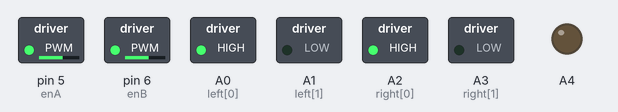
This sketch was run on a simulated Arduino Uno, built with avr-gcc and run on an emulated ATmega328P. Parts: switched loads named in the sketch (green lamp = pin HIGH), output pins drawn as LEDs (lit = HIGH). What the sketch prints to the serial monitor is not drawn.

Above: at 0.05 s.
At 0.45 s:
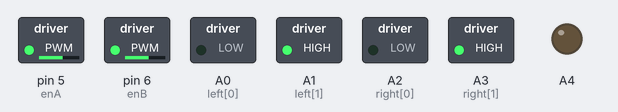
At 0.85 s:
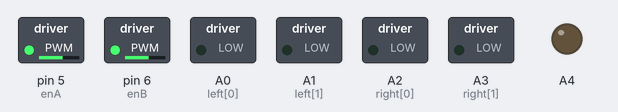
Timing chart, 0 to 3.0 s (numbered marks = the images above):
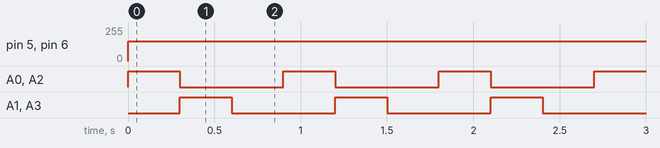

The sketch:

bot_movement.ino
```cpp
int left[] = {A0, A1}; //from backside
int right[] = {A2, A3};
int enA = 5;// enable for left
int enB = 6;//enable for right

void setup() {
  Serial.begin(9600);
  for (int i = 0; i < 2; i++) {     //motor pins
    pinMode(left[i], OUTPUT);
    pinMode(right[i], OUTPUT);
  }
  pinMode(enA, OUTPUT);
  pinMode(enB, OUTPUT);
  pinMode(A4, OUTPUT);
  analogWrite(A4, HIGH);
}

void f() {
  Serial.println("Forward");
  analogWrite(enA, 200);
  analogWrite(enB, 200);
  analogWrite(left[0], 255);
  analogWrite(left[1], 0);
  analogWrite(right[0], 255);
  analogWrite(right[1], 0);

}

void u() {

}

void l() {
  Serial.println("Left");
  analogWrite(enA, 0);
  analogWrite(enB, 255);
  analogWrite(left[0], 255);
  analogWrite(left[1], 0);
  analogWrite(right[0], 255);
  analogWrite(right[1], 0);

}

void sl() {
  Serial.println("Straff Left");
  analogWrite(enA, 200);
  analogWrite(enB, 220);
  analogWrite(left[0], 255);
  analogWrite(left[1], 0);
  analogWrite(right[1], 255);
  analogWrite(right[0], 0);
  Serial.println("Straff Left");
}

void r() {
  Serial.println("Right");
  analogWrite(enA, 255);
  analogWrite(enB, 0);
  analogWrite(left[0], 255);
  analogWrite(left[1], 0);
  analogWrite(right[0], 255);
  analogWrite(right[1], 0);

}

void sr() {
  Serial.println("Straff Right");
  analogWrite(enA, 220);
  analogWrite(enB, 200);
  analogWrite(left[1], 255);
  analogWrite(left[0], 0);
  analogWrite(right[0], 255);
  analogWrite(right[1], 0);

}

void stop1() {
  Serial.println("Stop");
  analogWrite(enA, 255);
  analogWrite(enB, 255);
  analogWrite(left[0], 1);
  analogWrite(left[1], 1);
  analogWrite(right[0], 1);
  analogWrite(right[1], 1);

}

void moveInch() {
  Serial.println("Move Inch");
  //move inch
  analogWrite(enA, 150);
  analogWrite(enB, 150);
  analogWrite(left[0], 255);
  analogWrite(left[1], 0);
  analogWrite(right[0], 255);
  analogWrite(right[1], 0);
  //readSensor();
  delay(300);
  analogWrite(enA, 150);
  analogWrite(enB, 150);
  analogWrite(left[0], 0);
  analogWrite(left[1], 255);
  analogWrite(right[0], 0);
  analogWrite(right[1], 255);
  delay(300);
  analogWrite(enA, 150);
  analogWrite(enB, 150);
  analogWrite(left[0], 0);
  analogWrite(left[1], 0);
  analogWrite(right[0], 0);
  analogWrite(right[1], 0);
  delay(300);
}

void loop(){
  moveInch();
}
```

Measured:
- by itself, pin 5 (enA), pin 6 (enB): 0/255 → 150/255 at 0.00 s
- by itself, A0 (left[0]), A1 (left[1]), A2 (right[0]), A3 (right[1]): alternates HIGH for 0.30 s and LOW for 0.60 s
